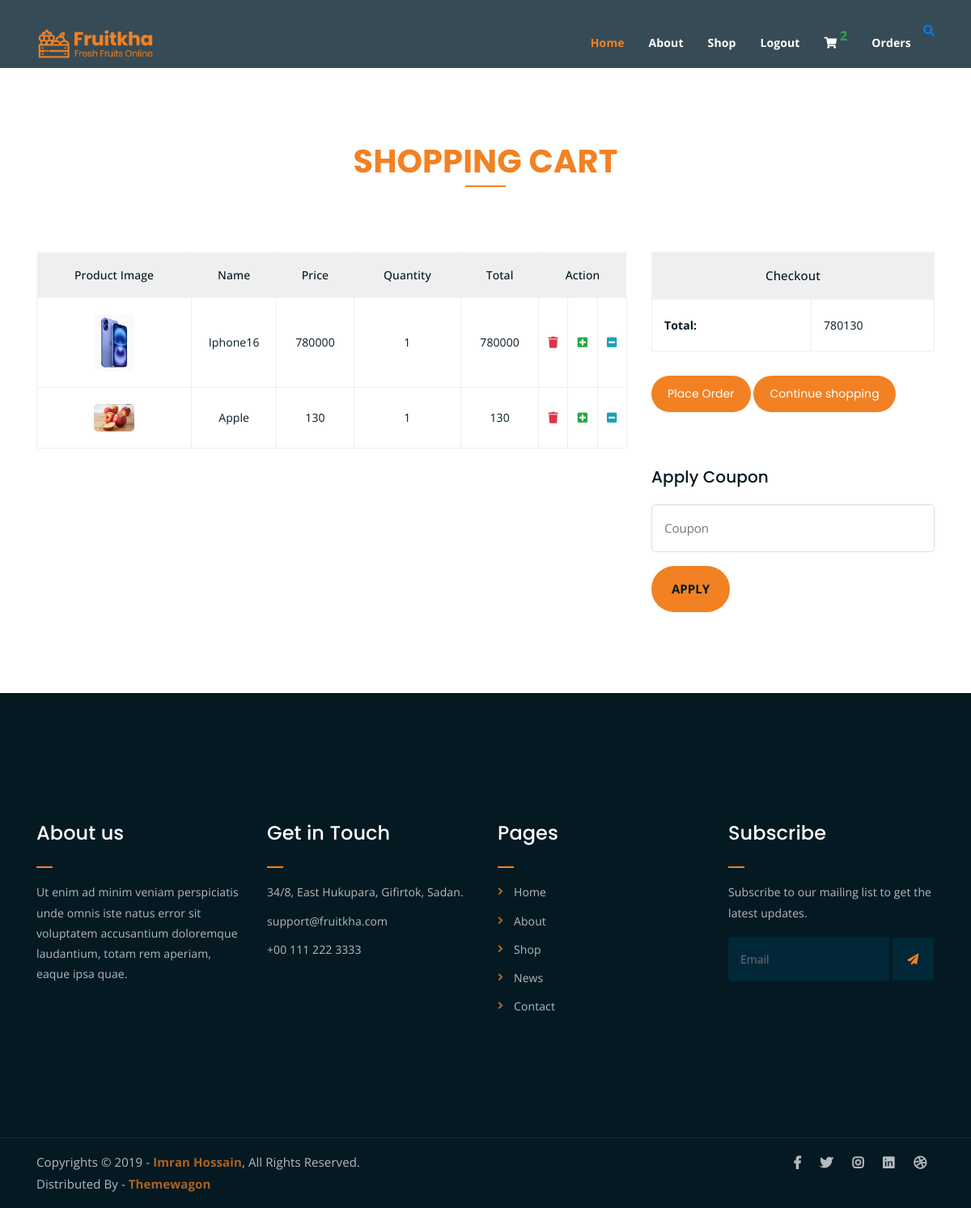
/cart/cartview (signed in), run on the app's committed database.
### cart/models.py (models this page shows, shortened)
class Cart(models.Model):
    product = models.ForeignKey(Product, on_delete=models.CASCADE)
    user = models.ForeignKey(User, on_delete=models.CASCADE)
    quantity = models.IntegerField()
    date_added = models.DateTimeField(auto_now_add=True)
    def subtotal(self):
        return self.product.price * self.quantity

### shop/models.py (models this page shows)
class Product(models.Model):
    name = models.CharField(max_length=20)
    image = models.ImageField(upload_to='products')
    desc = models.TextField()
    price = models.IntegerField()
    stock = models.IntegerField()
    available = models.BooleanField(default=True)
    created = models.DateTimeField(auto_now_add=True)  # one time
    updated = models.DateTimeField(auto_now=True)  # each time updated
    category = models.ForeignKey(Category, on_delete=models.CASCADE)  # foreign key reference to category table

### cart/views.py (the view)
# urls.py: path('cartview',views.cart_view,name='cartview'),
def cart_view(request):
    u = request.user
    c = Cart.objects.filter(user=u)
    total = 0
    for i in c:
        total += i.quantity * i.product.price
    context = {'cart': c, 'total': total}
    return render(request, 'cart.html', context)

### cart/context_processors.py (called while the page is built)
def count_items(request):
    count = 0
    if request.user.is_authenticated:
        u = request.user
        c = Cart.objects.filter(user=u)
        for i in c:
            count += i.quantity
    return {'count': count}

### shop/context_processors.py (called while the page is built)
def links(request):
    c=Category.objects.all()
    return {'links':c}

### templates/cart.html
{% extends 'base.html' %}
{% block content %}
	<div class="breadcrumb-section breadcrumb-bg p-5">
	</div>
<div class="cart-section mt-100 mb-100">
		<div class="container">
			<div class="section-title text-center"><h3>
			<span class="orange-text text-uppercase ">Shopping cart</span></h3>
			</div>
			<div class="row">
				<div class="col-lg-8 col-md-12">
					<div class="cart-table-wrap">
						<table class="cart-table">
							<thead class="cart-table-head">
								<tr class="table-head-row">
									<th class="product-image">Product Image</th>
									<th class="product-name">Name</th>
									<th class="product-price">Price</th>
									<th class="product-quantity">Quantity</th>
									<th class="product-total">Total</th>
									<th class="product-total" colspan="3">Action</th>
								</tr>
							</thead>
							<tbody>
							{% for i in cart %}
								<tr class="table-body-row">
									<td class="product-image"><img src="{{ i.product.image.url }}" alt=""></td>
									<td class="product-name">{{i.product.name}}</td>
									<td class="product-price">{{i.product.price}}</td>
									<td class="product-quantity">{{i.quantity}} </td>
									<td class="product-total">{{ i.subtotal }}</td>
									{% if i.product.stock > 0 %}
									<td class="product-remove"><a href="{% url 'cart:removeitem' i.product.id %}"><i class="fa fa-trash text-danger"></i></a></td>
									<td class="product-remove"><a href="{% url 'cart:addtocart' i.product.id %}"><i class="fa fa-plus-square text-success"></i></a></td>
									<td class="product-remove"><a href="{% url 'cart:deduct' i.product.id %}"><i class="fa fa-minus-square  text-info"></i></a></td>
									{% else %}
									<td class="product-remove"><a href="{% url 'cart:removeitem' i.product.id %}"><i class="fa fa-trash text-danger"></i></a></td>
									<td class="product-remove"><a href="{% url 'cart:deduct' i.product.id %}"><i class="fa fa-minus-square  text-info"></i></a></td>
									{% endif %}
								</tr>
								{% endfor %}
							</tbody>
						</table>
					</div>
				</div>
				<div class="col-lg-4">
					<div class="total-section">
						<table class="total-table">
							<thead class="total-table-head">
								<tr class="table-total-row">
									<th colspan="2" class="text-center">Checkout</th>
								</tr>
							</thead>
							<tbody>
								<tr class="total-data">
									<td><strong>Total: </strong></td>
									<td>{{total}}</td>
								</tr>
							</tbody>
						</table>
						<div class="cart-buttons">
							<a href="{% url 'cart:placeorder' %}" class="boxed-btn">Place Order</a>
							<a href="{% url 'shop:categories' %}" class="boxed-btn black">Continue shopping</a>
						</div>
					</div>
					<div class="coupon-section">
						<h3>Apply Coupon</h3>
						<div class="coupon-form-wrap">
							<form action="index.html">
								<p><input type="text" placeholder="Coupon"></p>
								<p><input type="submit" value="Apply"></p>
							</form>
						</div>
					</div>
				</div>
			</div>
		</div>
	</div>
{% endblock %}

### static/css/main.css (style rules this page uses)
html { font-size: 14px; font-weight: 400; line-height: 28px; height: 100%; }
body { font-family: "Open Sans", sans-serif; font-weight: 400; font-size: 1rem; letter-spacing: 0.1px; line-height: 1.8; color: #051922; overflow-x: hidden; }
body img { max-width: 100%; }
a { cursor: pointer; text-decoration: none; -webkit-transition: all 0.2s ease-in-out; -o-transition: all 0.2s ease-in-out; transition: all 0.2s ease-in-out; }
h1, .h1, h2, .h2, h3, .h3, h4, .h4, h5, .h5, h6, .h6 { font-family: "Poppins", sans-serif; font-weight: 700; margin: 0 0 1.25rem 0; color: #051922; }
h1:last-child, .h1:last-child, h2:last-child, .h2:last-child, h3:last-child, .h3:last-child, h4:last-child, .h4:last-child, h5:last-child, .h5:last-child, h6:last-child, .h6:last-child { margin: 0; }
h3, .h3 { font-size: 2rem; font-weight: 700; line-height: 2.25rem; }
p { font-family: "Open Sans", sans-serif; font-weight: 400; font-size: 1rem; letter-spacing: 0.1px; line-height: 1.8; color: #051922; margin: 0 0 1.25rem 0; }
p:last-child { margin: 0; }
.mt-100 { margin-top: 100px; }
.mb-100 { margin-bottom: 100px; }
.orange-text { color: #F28123; }
a.boxed-btn { font-family: 'Poppins', sans-serif; display: inline-block; background-color: #F28123; color: #fff; padding: 10px 20px; }
a.boxed-btn, a.bordered-btn, a.cart-btn { border-radius: 50px; }
.section-title h3 { font-size: 40px; position: relative; padding-bottom: 15px; }
.section-title h3:after { position: absolute; content: ''; left: 0px; right: 0px; bottom: 0px; width: 50px; height: 2px; background-color: #F28123; margin: 0 auto; }
.section-title { margin-bottom: 80px; }
.breadcrumb-bg { background-image: url(../img/breadcrumb-bg.jpg); }
.breadcrumb-section { padding: 150px 0; background-size: cover; background-position: center center; position: relative; z-index: 1; background-attachment: fixed; padding-top: 200px; }
.breadcrumb-section:after { position: absolute; left: 0; top: 0; width: 100%; height: 100%; content: ""; background-color: #07212e; z-index: -1; opacity: 0.8; }
a.boxed-btn { -webkit-transition: 0.3s; -o-transition: 0.3s; transition: 0.3s; }
input[type="submit"] { -webkit-transition: 0.3s; -o-transition: 0.3s; transition: 0.3s; border-radius: 50px !important; }
.product-image img { -webkit-transition: 0.3s; -o-transition: 0.3s; transition: 0.3s; }
html, body { height: 100%; }
input[type="submit"] { background-color: #F28123; color: #051922; font-weight: 700; text-transform: uppercase; font-size: 15px; border: none !important; cursor: pointer; padding: 15px 25px; border-radius: 3px; }
.product-image { padding: 30px; padding-bottom: 0; }
.product-image img { width: 90%; border-radius: 5px; margin-bottom: 20px; }
table.cart-table { border: 1px solid #f9f9f9; width: 100%; }
thead { border-bottom: 1px solid #eee; }
tr.table-head-row th { border-right: 1px solid #efefef; padding: 15px; font-weight: 500; text-align: center; }
tr.table-head-row th:last-child { border-right: none; }
.cart-table-wrap tbody tr td { text-align: center; }
td.product-image img { max-width: 50px; -webkit-box-shadow: none; box-shadow: none; margin-bottom: 0; }
.cart-table-wrap tbody tr td { border: 1px solid #efefef; padding: 20px 0; color: #051922; }
thead.cart-table-head tr { background-color: #efefef; }
td.product-remove a { color: #051922; }
.total-section table.total-table { border: 1px solid #efefef; width: 100%; }
tr.table-total-row { background-color: #efefef; }
tr.table-total-row th { font-weight: 500; font-size: 15px; padding: 15px; }
table.total-table tbody tr.total-data td { border: 1px solid #efefef; padding: 19px 15px; }
tr.total-data td strong { margin-right: 32px; }
.cart-buttons { margin-top: 30px; }
.cart-buttons a:first-child { margin-right: 20px; }
.coupon-section { margin-top: 50px; }
.coupon-section h3 { font-size: 20px; font-weight: 500; }
.coupon-form-wrap form p input[type=text] { border: 1px solid #ddd; color: #051922; padding: 15px; width: 100%; border-radius: 5px; font-size: 15px; }

### static/css/responsive.css (style rules this page uses)
@media only screen and (min-width: 992px) and (max-width: 1200px) { .cart-buttons a:first-child { margin-right: 0; margin-bottom: 15px; } }

### data on the page
Cart: product.image (picture), product.name "Iphone16", product.price "780000", quantity "1", subtotal "780000"
Cart: product.image (picture), product.name "Apple", product.price "130", quantity "1", subtotal "130"

### other printed values
{{ count }} "2"
{{ total }} "780130"
